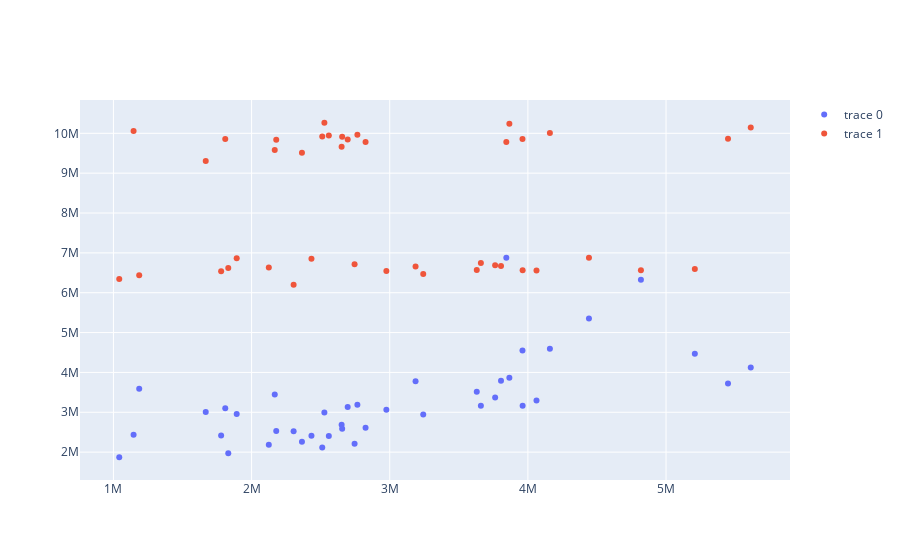

Write notebook code for a chart like this one.
### Code cell
fig = go.Figure()
fig.add_trace(go.Scatter(
    x = datanew['experimental'],
    y = datanew['threedim'],
    mode = 'markers'
))
fig.add_trace(go.Scatter(
    x = datanew['experimental'],
    y = datanew['twodim'],
    mode = 'markers'
))
fig.show()
